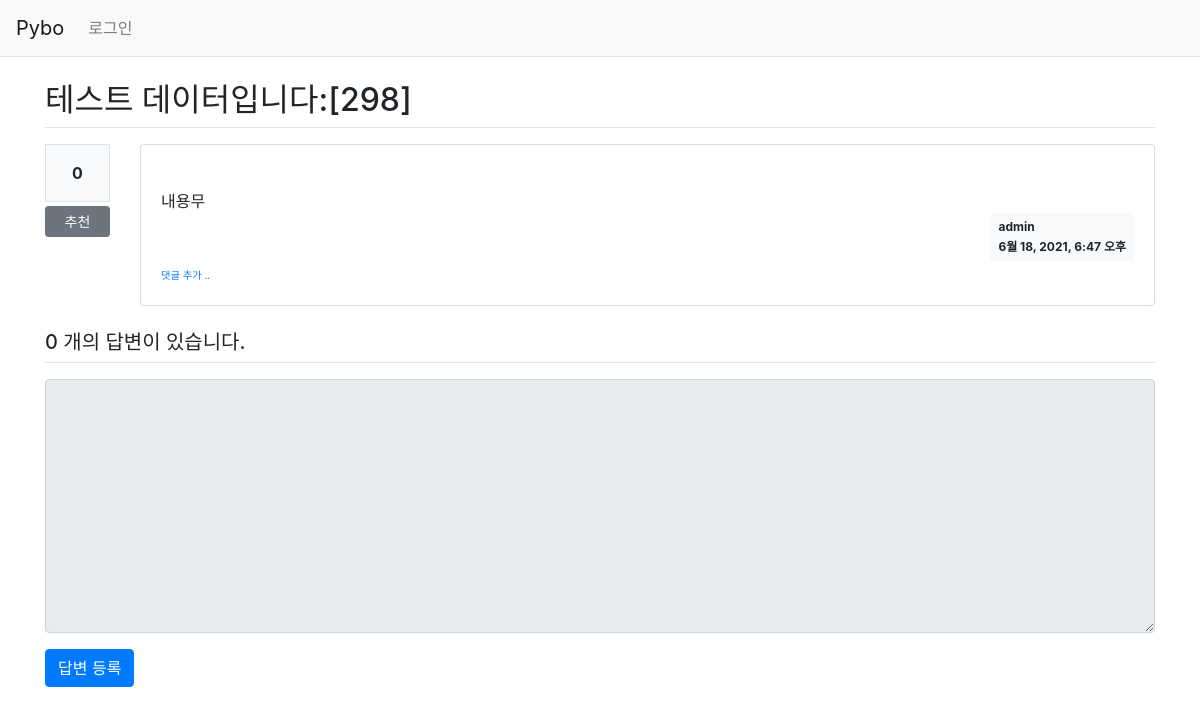
The app's page /pybo/303/, older data.
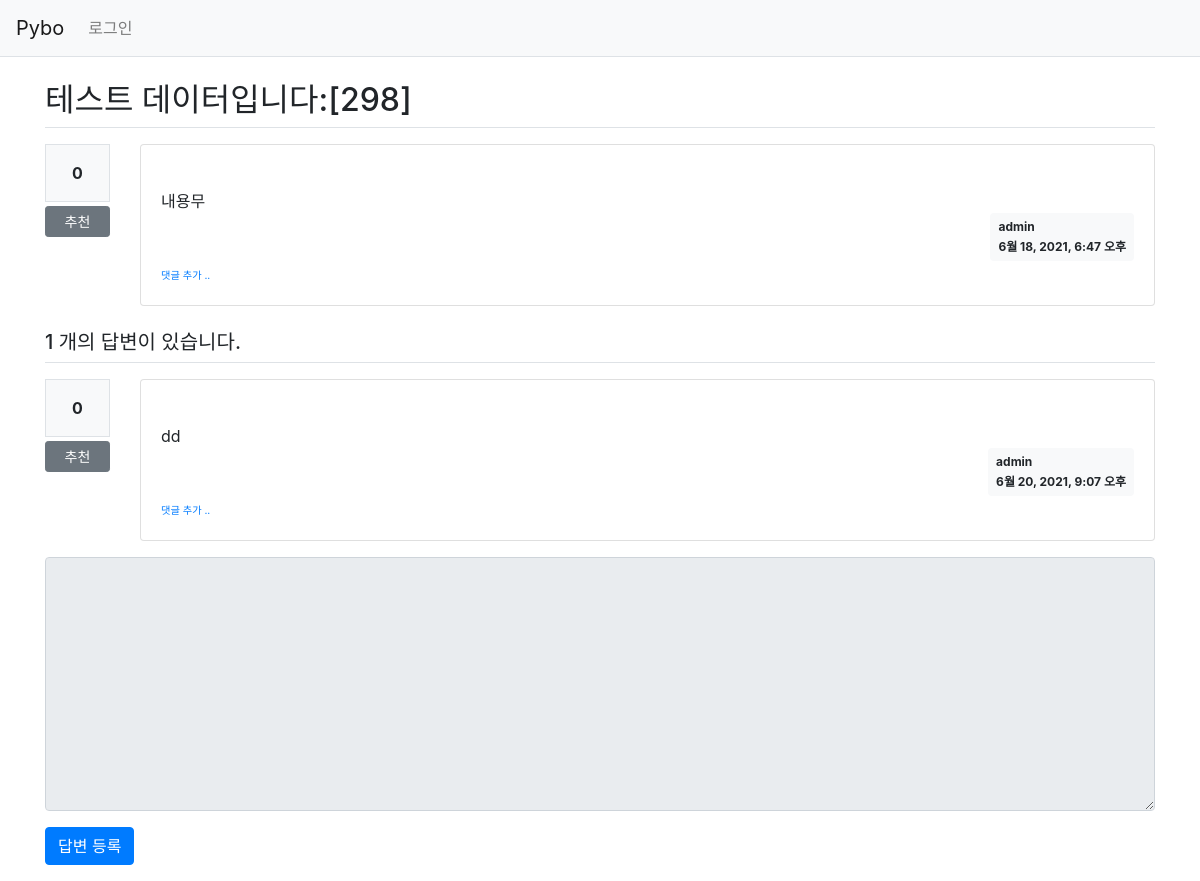
The same page, newer data.
### pybo/models.py (models this page shows, shortened)
class Question(models.Model):
    author = models.ForeignKey(User, on_delete=models.CASCADE, related_name='author_question')
    subject = models.CharField(max_length = 200)
    modify_date = models.DateTimeField(null=True, blank=True)
    content = models.TextField()
    create_date = models.DateTimeField()
    voter = models.ManyToManyField(User, related_name='voter_question')

class Answer(models.Model):
    author = models.ForeignKey(User, on_delete=models.CASCADE, related_name='author_answer')
    question = models.ForeignKey(Question, on_delete=models.CASCADE)
    modify_date = models.DateTimeField(null=True, blank=True)
    content = models.TextField()
    create_date = models.DateTimeField()
    voter = models.ManyToManyField(User, related_name='voter_answer')

### pybo/views/base_views.py (the view)
# urls.py: path('<int:question_id>/', base_views.detail, name='detail'),
def detail(request, question_id):
    question = get_object_or_404(Question, pk=question_id)
    context = {'question': question}
    return render(request, 'pybo/question_detail.html', context)

### templates/pybo/question_detail.html (shortened to what this page needs)
{% extends 'base.html' %}
{% block content %}
<div class="container my-3">
    <h2 class="border-bottom py-2"> {{ question.subject }} </h2>
    <div class="row my-3">
        <div class="col-1">
            <div class="bg-light text-center p-3 border font-weight-bolder mb-1">
                {{ question.voter.count }}
            </div>
            <a href="#" data-uri="{% url 'pybo:vote_question' question.id %}"
               class="recommend btn btn-sm btn-secondary btn-block my-1">추천</a>
        </div>
        <div class="col-11">
            <div class="card">
                <div class="card-body">
                    <div class="card-text" style="white-space: pre-line;">
                        {{ question.content }}
                    </div>
                    <div class="d-flex justify-content-end">
                        <div class="badge badge-light p-2 text-left">
                            <div class="mb-2">{{ question.author.username }}</div>
                            <div>{{question.create_date}}</div>
                        </div>
                    </div>
                    <div>
                        <a href="{% url 'pybo:comment_create_question' question.id %}" class="small">
                            <small>댓글 추가 ..</small>
                        </a>
                    </div>
                </div>
            </div>
        </div>
    </div>
    <h5 class="border-bottom my-3 py-2">
        {{question.answer_set.count}} 개의 답변이 있습니다.
    </h5>
    {% for answer in question.answer_set.all %}
    <div class="row my-3">
        <div class="col-1">
            <div class="bg-light text-center p-3 border font-weight-bolder mb-1">
                {{ answer.voter.count }}
            </div>
            <a href="#" data-uri="{% url 'pybo:vote_answer' answer.id %}"
               class="recommend btn btn-sm btn-secondary btn-block my-1">추천</a>
        </div>
        <div class="col-11">
            <div class="card">
                <div class="card-body">
                    <div class="card-text" style="white-space: pre-line;">
                        {{ answer.content }}
                    </div>
                    <div class="d-flex justify-content-end">
                        <div class="badge badge-light p-2 text-left">
                            <div class="mb-2">{{ answer.author.username }}</div>
                            <div>{{ answer.create_date }}</div>
                        </div>
                    </div>
                    <div>
                        <a href="{% url 'pybo:comment_create_answer' answer.id %}" class="small"><small>댓글 추가 ..</small></a>
                    </div>
                </div>
            </div>
        </div>
    </div>
    {% endfor %}
    <form action="{% url 'pybo:answer_create' question.id %}" method = "post" class="my-3">
        <div class="form-group">
            <textarea name="content" id="content"
                      {% if not user.is_authenticated %} disabled {% endif %}
                      class="form-control" rows="10"></textarea>
        </div>
        <input type="submit" value="답변 등록" class="btn btn-primary">
    </form>
</div>
{% endblock %}

### templates/base.html (shortened to what this page needs)
{% load static %}
<!doctype html>
<html lang="ko">
<head>
    <link rel="stylesheet" type="text/css" href="{% static 'bootstrap.min.css' %}">
    <link rel="stylesheet" type="text/css" href="{% static 'style.css' %}">
</head>
<body>
    {% include "navbar.html" %}
    {% block content %}
    {% endblock %}
</body>
</html>

### templates/navbar.html (shortened to what this page needs)
<nav class="navbar navbar-expand-lg navbar-light bg-light border-bottom">
    <a class="navbar-brand" href="{%url 'pybo:index' %}">Pybo</a>
    <div class="collapse navbar-collapse flex-grow-0" id="navbarNav">
        <ul class="navbar-nav">
            <li class="nav-item">
                {% if user.is_authenticated %}
                    <a class="nav-item" href="{% url 'common:logout' %}">
                        {{ user.username }} (로그아웃)
                    </a>
                    <a class="nav-item" style="margin-left:10px;" href="{% url 'common:modify' user.id %}">
                        회원정보 수정
                    </a>
                {% else %}
                    <a class="nav-link" href="{% url 'common:login' %}">로그인</a>
                {% endif %}
            </li>
        </ul>
    </div>
</nav>

Row changes from the older to the newer data that the page shows:
computed for Question "테스트 데이터입니다:[298]": answer_set.count "0" → "1"
added Answer: voter.count "0", content "dd", author.username "admin", create_date "6월 20, 2021, 9:07 오후"
